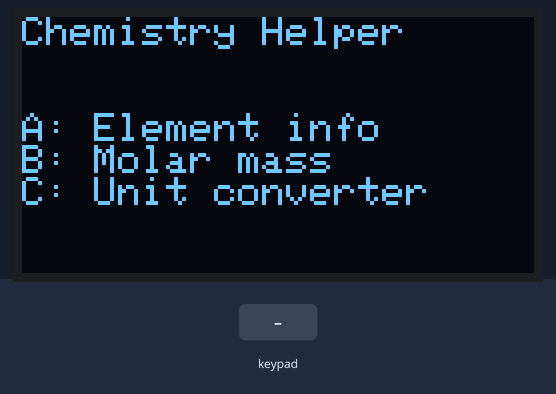
Simulated run of this sketch. Board: ESP32. On the bench: 128×64 one-colour display. Inputs (shaded band) come from the test bench.

Above: at 1.2 s.
1.3 s: key 'A' pressed
At 2.5 s:
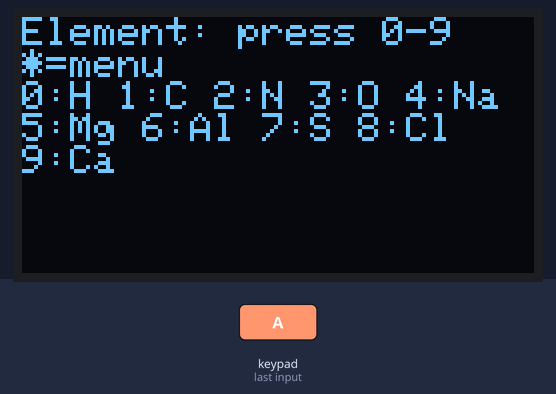
2.8 s: keypad keys 1 3 1 2 1 4 2 7 * pressed 0.4 s apart
At 3.03 s:
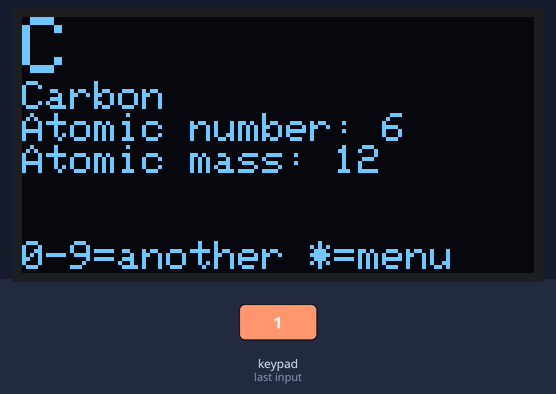
7.9 s: key 'B' pressed
At 8.6 s:
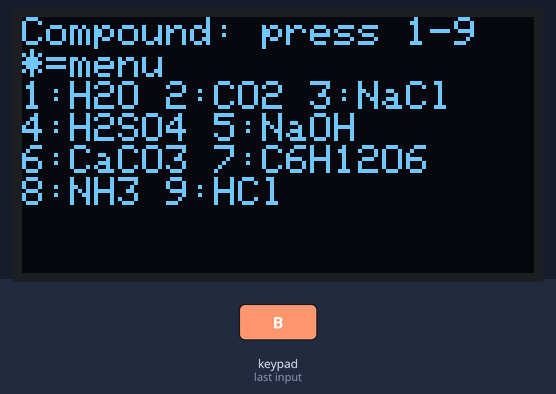
9.4 s: keypad keys 1 3 9 7 2 2 2 2 * pressed 0.4 s apart
At 12.3 s:
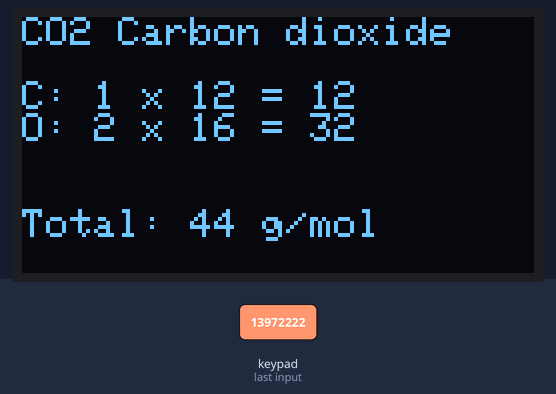
14.5 s: key 'C' pressed
At 15.7 s:
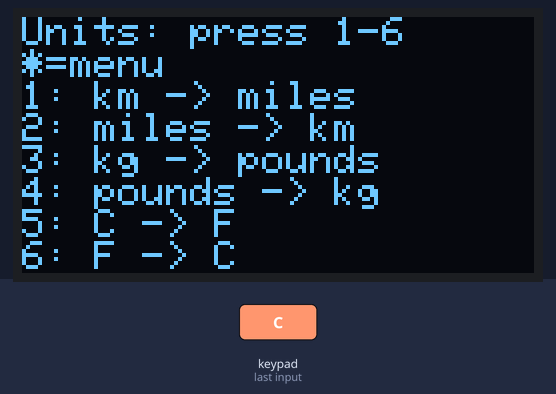
16.0 s: keypad keys 1 3 1 2 1 4 2 7 # pressed 0.4 s apart
At 20.7 s:
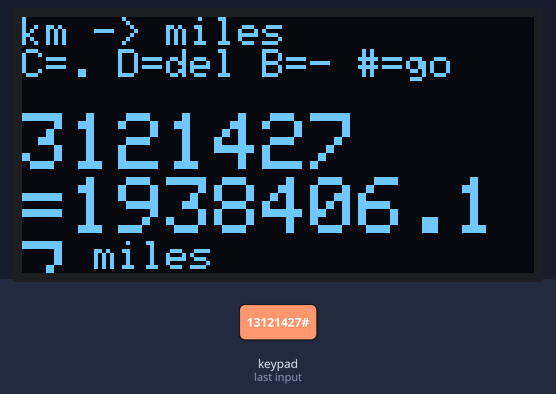
Timing chart, 0 to 22.1 s (numbered marks = the images above; inputs shaded):
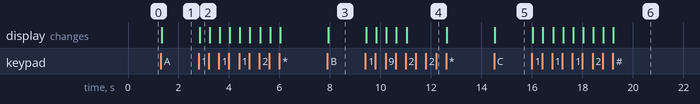

Measured:
- after the input at 1.3 s, the display: changes at once (image 1)
- after the input at 2.8 s, the display: changes at once (image 2)
- after the input at 7.9 s, the display: changes at once (image 3)
- after the input at 9.4 s, the display: first changes at once (image 4 shows a later state)
- after the input at 14.5 s, the display: changes at once (image 5)
- after the input at 16.0 s, the display: first changes at once (image 6 shows a later state)

The sketch:

bonus_4_unit_converter.ino
```cpp
// Project 12, Bonus 4 - Unit Converter
// C then 1-6 picks a conversion; type a number (C = point), # converts.

#include <Wire.h>
#include <Adafruit_GFX.h>
#include <Adafruit_SSD1306.h>
#include <Keypad.h>

const byte ROWS = 4;
const byte COLS = 4;
char keys[ROWS][COLS] = {
  {'1', '2', '3', 'A'},
  {'4', '5', '6', 'B'},
  {'7', '8', '9', 'C'},
  {'*', '0', '#', 'D'}
};
byte rowPins[ROWS] = {13, 12, 14, 27};
byte colPins[COLS] = {26, 25, 33, 32};
Keypad keypad = Keypad(makeKeymap(keys), rowPins, colPins, ROWS, COLS);

const int SCREEN_WIDTH  = 128;
const int SCREEN_HEIGHT = 64;
Adafruit_SSD1306 display(SCREEN_WIDTH, SCREEN_HEIGHT, &Wire, -1);

// Rounded atomic masses, as in the school chemistry book
String elementNames[10] = {
  "Hydrogen", "Carbon", "Nitrogen", "Oxygen", "Sodium",
  "Magnesium", "Aluminium", "Sulfur", "Chlorine", "Calcium"
};
String elementSymbols[10] = {
  "H", "C", "N", "O", "Na", "Mg", "Al", "S", "Cl", "Ca"
};
int atomicNumbers[10]   = {1, 6, 7, 8, 11, 12, 13, 16, 17, 20};
double atomicMasses[10] = {1, 12, 14, 16, 23, 24, 27, 32, 35.5, 40};

String formulas[9] = {
  "H2O", "CO2", "NaCl", "H2SO4", "NaOH", "CaCO3", "C6H12O6", "NH3", "HCl"
};
String compoundNames[9] = {
  "Water", "Carbon dioxide", "Table salt", "Sulfuric acid",
  "Caustic soda", "Limestone", "Glucose", "Ammonia", "Hydrogen chloride"
};
// Each row is a compound; each number is an element index. -1 = empty.
int compoundElements[9][3] = {
  {0, 3, -1},   // H2O
  {1, 3, -1},   // CO2
  {4, 8, -1},   // NaCl
  {0, 7,  3},   // H2SO4
  {4, 3,  0},   // NaOH
  {9, 1,  3},   // CaCO3
  {1, 0,  3},   // C6H12O6
  {2, 0, -1},   // NH3
  {0, 8, -1}    // HCl
};
int compoundCounts[9][3] = {
  {2, 1, 0}, {1, 2, 0}, {1, 1, 0}, {2, 1, 4}, {1, 1, 1},
  {1, 1, 3}, {6, 12, 6}, {1, 3, 0}, {1, 1, 0}
};

// The same "lookup + formula" idea: answer = (x - before) * factor + after
String convNames[6] = {
  "km -> miles", "miles -> km", "kg -> pounds",
  "pounds -> kg", "C -> F", "F -> C"
};
String convUnits[6] = {"miles", "km", "lb", "kg", "F", "C"};
double before[6] = {0, 0, 0, 0, 0, 32};
double factor[6] = {0.621, 1 / 0.621, 2.205, 1 / 2.205, 9.0 / 5, 5.0 / 9};
double after[6]  = {0, 0, 0, 0, 32, 0};
String typed = "";
bool converted = false;

int stage = 0;      // 0 = menu, 1 = elements, 2 = compounds, 3 = units
int shown = -1;     // the element or compound on screen, -1 = the list

void setup() {
  Serial.begin(115200);
  if (!display.begin(SSD1306_SWITCHCAPVCC, 0x3C)) {
    Serial.println("OLED not found");
  }
  display.setTextColor(SSD1306_WHITE);
  showScreen();
}

void loop() {
  char key = keypad.getKey();
  if (!key) return;

  if (key == '*') {
    stage = 0;
    shown = -1;
    typed = "";
    converted = false;
  } else if (stage == 3) {
    unitKey(key);
  } else if (stage == 0) {
    if (key == 'A') stage = 1;
    if (key == 'B') stage = 2;
    if (key == 'C') stage = 3;
  } else if (stage == 1 && key >= '0' && key <= '9') {
    shown = key - '0';
  } else if (stage == 2 && key >= '1' && key <= '9') {
    shown = key - '1';                // key 1 = compound 0
  }
  showScreen();
}

// Prints 18 as "18" but 35.5 as "35.5"
void printNumber(double v) {
  if (v == (long)v) display.print((long)v);
  else display.print(v, 1);
}

void showScreen() {
  display.clearDisplay();
  display.setTextSize(1);
  display.setCursor(0, 0);
  if (stage == 0) {
    display.println("Chemistry Helper");
    display.setCursor(0, 24);
    display.println("A: Element info");
    display.println("B: Molar mass");
    display.println("C: Unit converter");
  } else if (stage == 1 && shown == -1) {
    display.println("Element: press 0-9");
    display.println("*=menu");
    display.println("0:H 1:C 2:N 3:O 4:Na");
    display.println("5:Mg 6:Al 7:S 8:Cl");
    display.println("9:Ca");
  } else if (stage == 3) {
    showUnits();
  } else if (stage == 1) {
    showElement(shown);
  } else if (shown == -1) {
    display.println("Compound: press 1-9");
    display.println("*=menu");
    display.println("1:H2O 2:CO2 3:NaCl");
    display.println("4:H2SO4 5:NaOH");
    display.println("6:CaCO3 7:C6H12O6");
    display.println("8:NH3 9:HCl");
  } else {
    showCompound(shown);
  }
  display.display();
}

void showElement(int i) {
  display.setTextSize(2);
  display.println(elementSymbols[i]);
  display.setTextSize(1);
  display.println(elementNames[i]);
  display.print("Atomic number: ");
  display.println(atomicNumbers[i]);
  display.print("Atomic mass: ");
  printNumber(atomicMasses[i]);
  display.println();
  display.setCursor(0, 56);
  display.print("0-9=another *=menu");
}

void showCompound(int c) {
  display.print(formulas[c]);
  display.print(" ");
  display.println(compoundNames[c]);
  display.setCursor(0, 16);
  double total = 0;
  for (int col = 0; col < 3; col++) {
    int e = compoundElements[c][col];
    int n = compoundCounts[c][col];
    if (e == -1) continue;            // empty place: skip it
    double part = n * atomicMasses[e];
    total += part;
    display.print(elementSymbols[e]);  // e.g. "O: 4 x 16 = 64"
    display.print(": ");
    display.print(n);
    display.print(" x ");
    printNumber(atomicMasses[e]);
    display.print(" = ");
    printNumber(part);
    display.println();
  }
  display.setCursor(0, 48);
  display.print("Total: ");
  printNumber(total);
  display.println(" g/mol");
}

void unitKey(char key) {
  if (shown == -1) {                         // choosing a conversion
    if (key >= '1' && key <= '6') shown = key - '1';
    return;
  }
  if (converted) {                           // any key: next number
    typed = "";
    converted = false;
  }
  if (key >= '0' && key <= '9' && typed.length() < 8) {
    typed += key;
  } else if (key == 'C' && typed.indexOf('.') == -1) {
    typed += '.';
  } else if (key == 'D' && typed.length() > 0) {
    typed.remove(typed.length() - 1);
  } else if (key == 'B' && typed.length() == 0) {
    typed = "-";                             // for temperatures
  } else if (key == '#' && typed.length() > 0) {
    converted = true;
  }
}

void showUnits() {
  if (shown == -1) {
    display.println("Units: press 1-6");
    display.println("*=menu");
    for (int i = 0; i < 6; i++) {
      display.print(i + 1);
      display.print(": ");
      display.println(convNames[i]);
    }
    return;
  }
  display.println(convNames[shown]);
  display.println("C=. D=del B=- #=go");
  display.setCursor(0, 24);
  display.setTextSize(2);
  display.println(typed);
  if (converted) {
    double x = typed.toDouble();
    double answer = (x - before[shown]) * factor[shown] + after[shown];
    display.print("=");
    display.print(answer, 2);
    display.setTextSize(1);
    display.print(" ");
    display.print(convUnits[shown]);
  }
}
```
